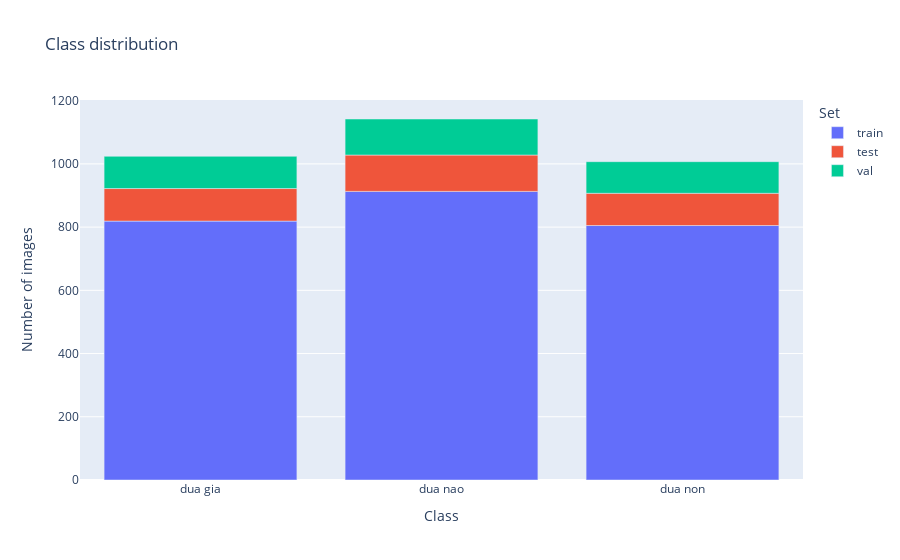

The notebook cell this image was saved under:
### Code cell
import os
import plotly.express as px

base_folder = r'C:\Users\ACER\Desktop\Coconut-Mature-Classification'
data_sets = ['train', 'test', 'val']
data = {'Set': [], 'Class': [], 'Number of images': []}

for data_set in data_sets:
    dataset_folder = os.path.join(base_folder, data_set)

    for class_folder in os.listdir(dataset_folder):
        class_path = os.path.join(dataset_folder, class_folder)
        if os.path.isdir(class_path):
            data['Set'].append(data_set)
            data['Class'].append(class_folder)
            data['Number of images'].append(len(os.listdir(class_path)))

fig = px.bar(data, x='Class', y='Number of images', color='Set',
             title='Class distribution')
fig.show()

### Figure 1 — Plotly figure (JSON) as saved in the notebook; plotly's stock layout.template omitted (floating-point values rounded to 4 significant figures)
{"data": [{"alignmentgroup": "True", "hovertemplate": "Set=train<br>Class=%{x}<br>Number of images=%{y}<extra></extra>", "legendgroup": "train", "marker": {"color": "#636efa", "pattern": {"shape": ""}}, "name": "train", "offsetgroup": "train", "orientation": "v", "showlegend": true, "textposition": "auto", "type": "bar", "x": ["dua gia", "dua nao", "dua non"], "xaxis": "x", "y": [819, 913, 805], "yaxis": "y"}, {"alignmentgroup": "True", "hovertemplate": "Set=test<br>Class=%{x}<br>Number of images=%{y}<extra></extra>", "legendgroup": "test", "marker": {"color": "#EF553B", "pattern": {"shape": ""}}, "name": "test", "offsetgroup": "test", "orientation": "v", "showlegend": true, "textposition": "auto", "type": "bar", "x": ["dua gia", "dua nao", "dua non"], "xaxis": "x", "y": [103, 115, 102], "yaxis": "y"}, {"alignmentgroup": "True", "hovertemplate": "Set=val<br>Class=%{x}<br>Number of images=%{y}<extra></extra>", "legendgroup": "val", "marker": {"color": "#00cc96", "pattern": {"shape": ""}}, "name": "val", "offsetgroup": "val", "orientation": "v", "showlegend": true, "textposition": "auto", "type": "bar", "x": ["dua gia", "dua nao", "dua non"], "xaxis": "x", "y": [102, 114, 100], "yaxis": "y"}], "layout": {"barmode": "relative", "legend": {"title": {"text": "Set"}, "tracegroupgap": 0}, "title": {"text": "Class distribution"}, "xaxis": {"anchor": "y", "domain": [0, 1], "title": {"text": "Class"}}, "yaxis": {"anchor": "x", "domain": [0, 1], "title": {"text": "Number of images"}}}}
